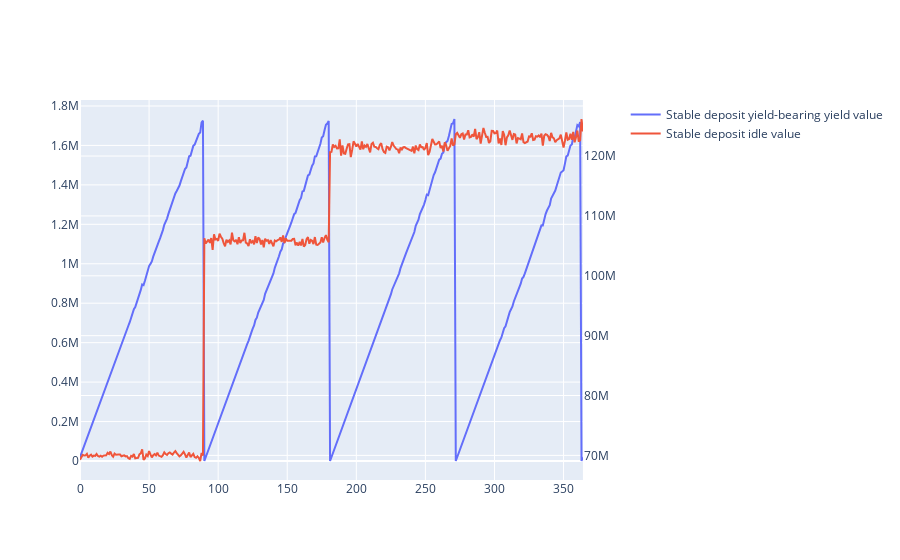

Here is the notebook cell this chart was saved with:
### Code cell
# Create figure with secondary y-axis
fig = make_subplots(specs=[[{"secondary_y": True}]])

# Add traces
fig.add_trace(
    go.Scatter(y=df.stable_deposit_yield_bearing_yield_value, name="Stable deposit yield-bearing yield value"),
    secondary_y=False,
)

fig.add_trace(
    go.Scatter(y=df.stable_deposit_idle_asset_value, name="Stable deposit idle value"),
    secondary_y=True,
)

### Figure 1 — Plotly figure (JSON) as saved in the notebook; plotly's stock layout.template omitted (floating-point values rounded to 4 significant figures; data arrays with more than 128 entries replaced by an {"elided": "..."} marker saying what was removed)
{"data": [{"name": "Stable deposit yield-bearing yield value", "type": "scatter", "xaxis": "x", "y": {"elided": "365 float values"}, "yaxis": "y"}, {"name": "Stable deposit idle value", "type": "scatter", "xaxis": "x", "y": {"elided": "365 float values"}, "yaxis": "y2"}], "layout": {"autosize": true, "xaxis": {"anchor": "y", "autorange": true, "domain": [0, 0.94], "range": [0, 364]}, "yaxis": {"anchor": "x", "autorange": true, "domain": [0, 1], "range": [-96330.0, 1830000.0], "type": "linear"}, "yaxis2": {"anchor": "x", "autorange": true, "overlaying": "y", "range": [65890000.0, 129400000.0], "side": "right", "type": "linear"}}}
